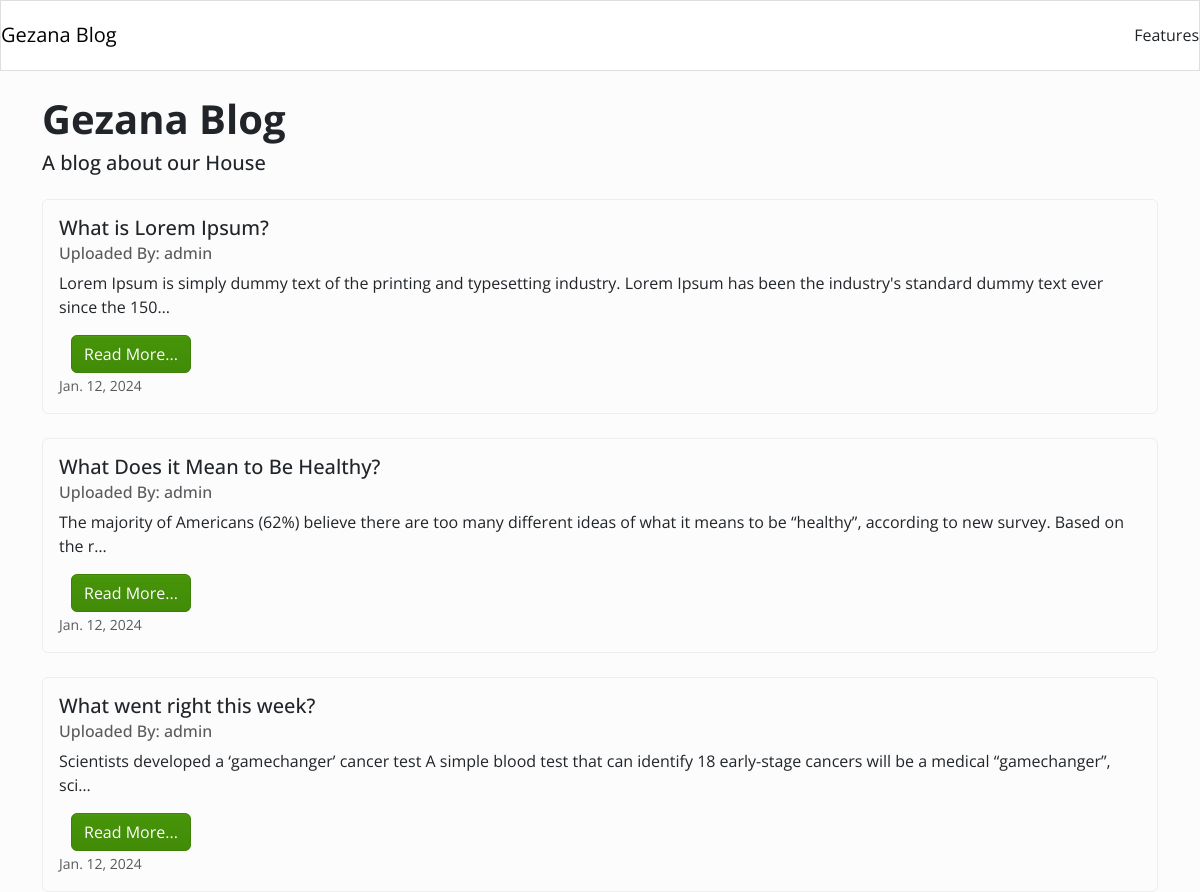
The page / on the database its author committed.
### blog/models.py (models this page shows)
class Article(models.Model):
    title= models.CharField(max_length=255)
    content = models.TextField()
    author=models.ForeignKey(User, on_delete=models.CASCADE,default=12345)
    date=models.DateField(auto_now_add=True)
    featured = models.BooleanField(default=False)

### blog/views.py (the view)
# urls.py: path('', Index.as_view(), name='index'),
class Index(ListView):
    print("hi")
    model=Article
    queryset = Article.objects.all().order_by('-date')
    template_name='blog/index.html'
    print(queryset)

### blog/templates/blog/index.html
{% extends 'blog/base.html' %}
{% block content %}
    <div class="container mt-4">
        <h1 class="fw-bolder">Gezana Blog</h1>
        <h5>A blog about our House</h5>
    </div>
    {% for object in object_list %}
    <div class="container mt-4">
        <div class="card">
            <div class="card-body">
                <h5 class="card-title">{{object.title}}</h5>
                <h6 class="card-subtitle mb-2 text-muted">Uploaded By: {{object.author.username}}</h6>
                <p class="card-text">{{object.content| truncatechars:150 }}</p>
                <div class="container">
                    <a class="btn btn-success" href="{% url 'detail_article' object.id %}" role="button">Read More...</a>
                </div>
                <p class="card-text"><small class="text-muted">{{object.date}}</small></p>
            </div>
        </div>
      </div>
    {% endfor %}
{% endblock content %}

### blog/templates/blog/base.html (shortened to what this page needs)
<!DOCTYPE html>
<html lang="en">
<head>
    <link rel="stylesheet" href="https://bootswatch.com/5/simplex/bootstrap.min.css">
</head>
<body>
    {% include 'blog/nav_bar.html' %}
    {% block content %}
    {% endblock content %}
</body>
</html>

### blog/templates/blog/nav_bar.html
<nav class="navbar navbar-light bg-light">
    <a class="navbar-brand" href="{% url 'index' %}">Gezana Blog</a>
    <div>
        <a class=" nav-link" href="#">Features</a>
    </div>
</nav>

### rows shown on the page
Article: title "What is Lorem Ipsum?", author.username "admin", content "Lorem Ipsum is simply dummy text of the printing and typesetting industry. Lorem Ipsum has been the industry's standard dummy text ever since the 150…", date "Jan. 12, 2024"
Article: title "What Does it Mean to Be Healthy?", author.username "admin", content "The majority of Americans (62%) believe there are too many different ideas of what it means to be “healthy”, according to new survey. Based on the r…", date "Jan. 12, 2024"
Article: title "What went right this week?", author.username "admin", content "Scientists developed a ‘gamechanger’ cancer test A simple blood test that can identify 18 early-stage cancers will be a medical “gamechanger”, sci…", date "Jan. 12, 2024"
